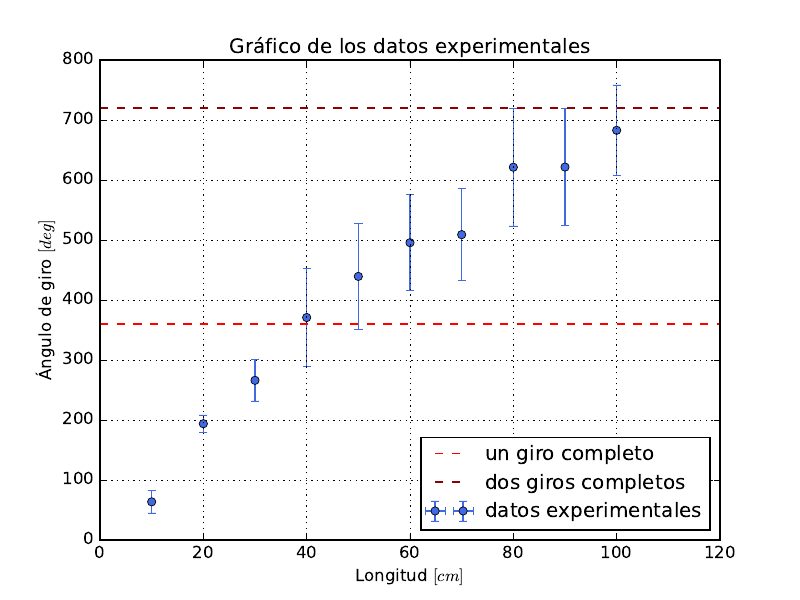

Write the Python code that produced this figure.
from numpy import genfromtxt, array, mean, std, arange
import matplotlib.pyplot as plt
plt.style.use('classic')

#---datos-experimentales----------------------------------------------
data = genfromtxt('datos/giro.txt', skip_header=1)

ang = array([mean(data[:,0]),mean(data[:,1]),mean(data[:,2]),mean(data[:,3]),mean(data[:,4]),mean(data[:,5]),mean(data[:,6]),mean(data[:,7]),mean(data[:,8]),mean(data[:,9])])
err_ang = array([std(data[:,0]),std(data[:,1]),std(data[:,2]),std(data[:,3]),std(data[:,4]),std(data[:,5]),std(data[:,6]),std(data[:,7]),std(data[:,8]),std(data[:,9])])

long = arange(10,110,10)
err_long = [0.05]*10

#---grafico-experimental----------------------------------------------
plt.errorbar(long, ang, xerr=err_long,  yerr=err_ang, fmt='o', color='royalblue', label='datos experimentales')
plt.grid(True)
plt.hlines(360, 0, 120, color='red', label='un giro completo', linestyle='--')
plt.hlines(720, 0, 120, color='darkred', label='dos giros completos', linestyle='--')
plt.xlabel('Longitud $[cm]$')
plt.ylabel('Ángulo de giro $[deg]$')
plt.title('Gráfico de los datos experimentales')

#---guardar----------------------------------------------------------
plt.legend(loc='lower right')
plt.savefig('grafico-datos.pdf')
